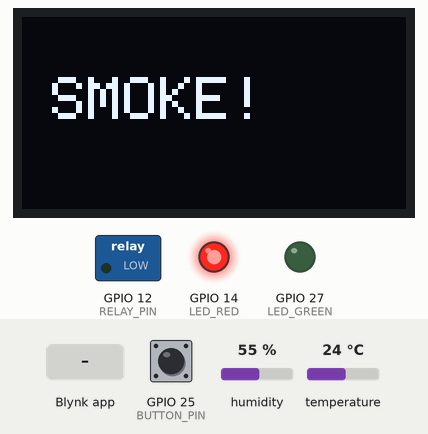
Bench run of a program on a simulated ESP32. Parts: 128×64 one-colour display, switched loads named in the program (green lamp = pin HIGH), output pins drawn as LEDs (lit = HIGH). The inputs (shaded band) are chosen by the test bench; at power-on: temperature 24 °C, GPIO 25 (BUTTON_PIN) HIGH, humidity 55 %. WiFi joins after 1.5 s; servers stay silent unless stated; random numbers use the default seed unless the program sets one; what the program prints to the serial monitor is not drawn.

Above: at 3.0 s.
3.1 s: temperature set to 29.5 °C
At 7.2 s:
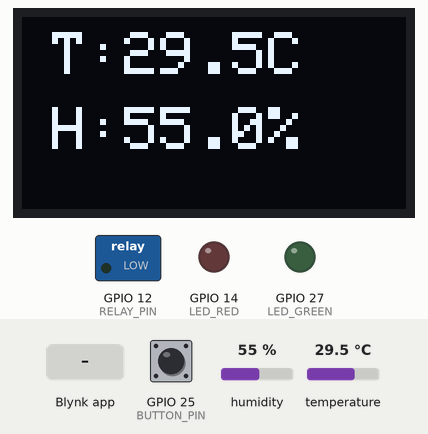
12.2 s: temperature set to 30.5 °C
At 14.5 s:
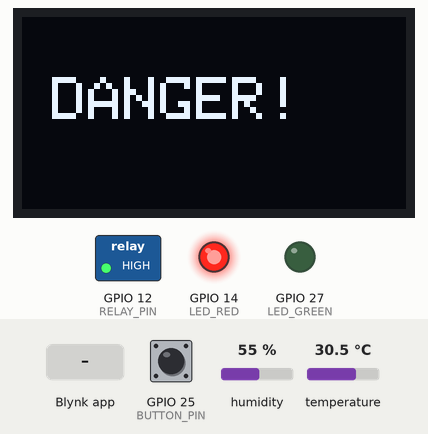
17.5 s: GPIO 25 (BUTTON_PIN) pulled LOW for 1 s
At 18.4 s:
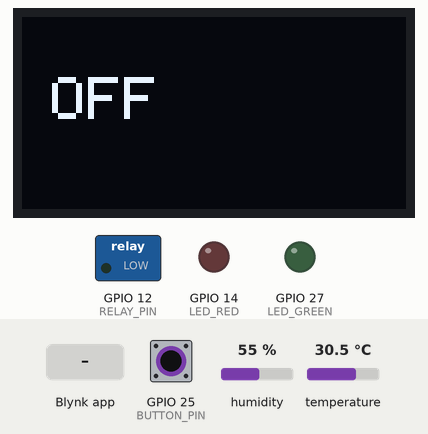
20.0 s: Blynk app writes 1 to V0
At 21.0 s:
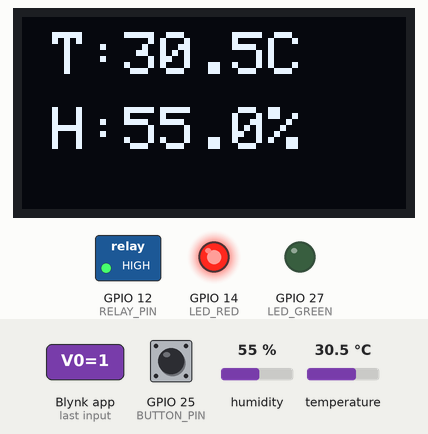
29.1 s: humidity set to 22 %
At 32.5 s:
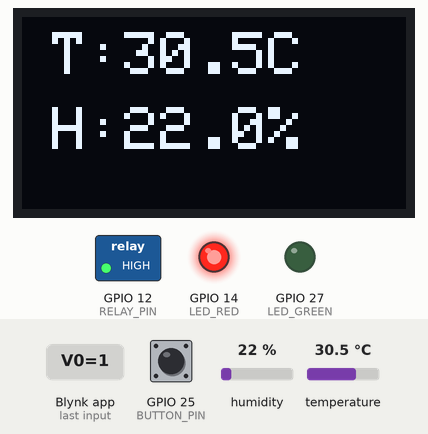
35.5 s: Blynk app writes 0 to V0
At 36.6 s:
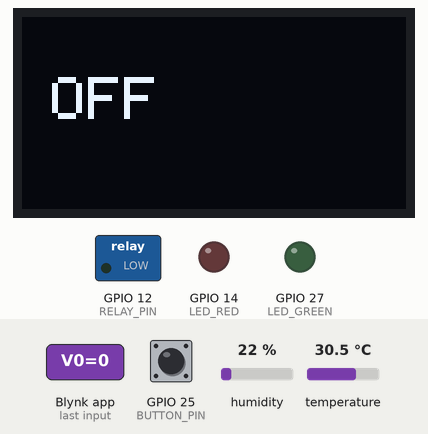
Timing chart, 0 to 38.0 s (numbered marks = the images above; inputs shaded):
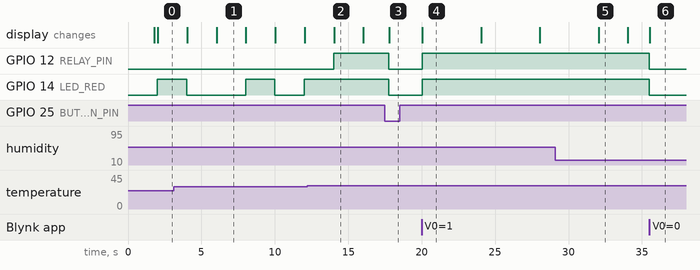

The program:

main.cpp
```cpp
#define BLYNK_TEMPLATE_ID "TMPL6SS1f0G7n"
#define BLYNK_TEMPLATE_NAME "tcd"
#define BLYNK_AUTH_TOKEN "u1Gt11heKkrE9p1mC7KyLJmxOVg4t9E6"

#include <Wire.h>
#include <Adafruit_GFX.h>
#include <Adafruit_SSD1306.h>
#include <DHT.h>
#include <WiFi.h>
#include <WiFiClient.h>
#include <BlynkSimpleEsp32.h>


// WiFi Credentials
char ssid[] = "Wokwi-GUEST";
char pass[] = "";

// OLED Display
#define SCREEN_WIDTH 128
#define SCREEN_HEIGHT 64
#define OLED_RESET -1
Adafruit_SSD1306 display(SCREEN_WIDTH, SCREEN_HEIGHT, &Wire, OLED_RESET);

// Cảm biến DHT22
#define DHTPIN 26
#define DHTTYPE DHT22
DHT dht(DHTPIN, DHTTYPE);

// Cảm biến khói
#define SMOKE_SENSOR_PIN 34
#define SMOKE_THRESHOLD 800
#define TEMP_THRESHOLD 30

// Relay
#define RELAY_PIN 12

// LED
#define LED_RED 14
#define LED_GREEN 27

// Button
#define BUTTON_PIN 25

bool systemOn = true;
bool lastButtonState = HIGH;
bool relayState = LOW; // Trạng thái relay
unsigned long lastDHTRead = 0;
unsigned long lastSmokeRead = 0;
unsigned long lastButtonCheck = 0;
const long DHT_INTERVAL = 2000;
const long SMOKE_INTERVAL = 1000;
const long BUTTON_DEBOUNCE = 300;

void checkButton(unsigned long currentMillis);
void readDHTSensor(unsigned long currentMillis);
void readSmokeSensor(unsigned long currentMillis, float temperature, float humidity);

void setup() {
    Serial.begin(115200);

    // Khởi động WiFi & Blynk
    WiFi.begin(ssid, pass);
    while (WiFi.status() != WL_CONNECTED) {
        delay(500);
        Serial.print(".");
    }
    Serial.println("\nWiFi connected!");
    Blynk.config(BLYNK_AUTH_TOKEN);
    Blynk.connect();

    pinMode(LED_RED, OUTPUT);
    pinMode(LED_GREEN, OUTPUT);
    pinMode(BUTTON_PIN, INPUT_PULLUP);
    pinMode(RELAY_PIN, OUTPUT);
    digitalWrite(RELAY_PIN, relayState);

    dht.begin();

    if (!display.begin(SSD1306_SWITCHCAPVCC, 0x3C)) {
        Serial.println("SSD1306 allocation failed");
        while (1);
    }
    display.clearDisplay();
    display.setTextSize(1);
    display.setTextColor(WHITE);
    display.display();
}

void loop() {
    unsigned long currentMillis = millis();
    checkButton(currentMillis);

    if (systemOn) {
        readDHTSensor(currentMillis);
    } else {
        digitalWrite(LED_RED, LOW);
        digitalWrite(RELAY_PIN, LOW);
        display.clearDisplay();
        display.setTextSize(2);
        display.setCursor(10, 20);
        display.println("OFF");
        display.display();
    }
    Blynk.run();
}

// Nút nhấn bật/tắt hệ thống
void checkButton(unsigned long currentMillis) {
    bool buttonState = digitalRead(BUTTON_PIN);

    if (currentMillis - lastButtonCheck >= BUTTON_DEBOUNCE) {
        lastButtonCheck = currentMillis;

        if (buttonState == LOW && lastButtonState == HIGH) {  // Phát hiện nhấn nút
            systemOn = !systemOn;  // Đảo trạng thái hệ thống

            relayState = systemOn ? HIGH : LOW;
            digitalWrite(RELAY_PIN, relayState);
            digitalWrite(LED_GREEN, systemOn);
            Blynk.virtualWrite(V0, relayState);

            Serial.printf("🔘 Button Pressed -> System: %s, Relay: %s\n",
                          systemOn ? "ON" : "OFF",
                          relayState ? "ON" : "OFF");
        }
        lastButtonState = buttonState;
    }
}

// Đọc cảm biến DHT22
// void readDHTSensor(unsigned long currentMillis) {
//     if (currentMillis - lastDHTRead >= DHT_INTERVAL) {
//         lastDHTRead = currentMillis;
//         float temperature = dht.readTemperature();
//         float humidity = dht.readHumidity();

//         if (!isnan(temperature) && !isnan(humidity)) {
//             Serial.printf("Temp: %.1f°C, Hum: %.1f%%\n", temperature, humidity);

//             Blynk.virtualWrite(V1, humidity);
//             Blynk.virtualWrite(V2, temperature);

//             readSmokeSensor(currentMillis, temperature, humidity);
//         } else {
//             Serial.println("⚠️ Error reading DHT sensor!");
//         }
//     }
// }

void readDHTSensor(unsigned long currentMillis) {
    if (currentMillis - lastDHTRead >= DHT_INTERVAL) {
        lastDHTRead = currentMillis;
        float temperature = dht.readTemperature();
        float humidity = dht.readHumidity();

        if (!isnan(temperature) && !isnan(humidity)) {
            static float lastTemp = 0, lastHum = 0;

            if (abs(temperature - lastTemp) >= 0.5) {  // Chỉ gửi khi thay đổi ≥ 0.5°C
                Blynk.virtualWrite(V2, temperature);
                lastTemp = temperature;
            }

            if (abs(humidity - lastHum) >= 2) {  // Chỉ gửi khi thay đổi ≥ 2%
                Blynk.virtualWrite(V1, humidity);
                lastHum = humidity;
            }

            readSmokeSensor(currentMillis, temperature, humidity);
        } else {
            Serial.println("⚠️ Lỗi đọc DHT22!");
        }
    }
}


// Đọc cảm biến khói
void readSmokeSensor(unsigned long currentMillis, float temperature, float humidity) {
    if (currentMillis - lastSmokeRead >= SMOKE_INTERVAL) {
        lastSmokeRead = currentMillis;
        int smokeValue = random(300, 1200);  // Giả lập khói trong phạm vi hợp lý

        Serial.printf("Smoke Level: %d\n", smokeValue);

        Blynk.virtualWrite(V3, smokeValue);

        display.clearDisplay();
        display.setTextSize(2);

        if (smokeValue > SMOKE_THRESHOLD && temperature > TEMP_THRESHOLD) {
            Serial.println("🚨 DANGER: Smoke and High Temperature!");
            digitalWrite(LED_RED, HIGH);
            digitalWrite(RELAY_PIN, HIGH);
            relayState = HIGH;
            Blynk.virtualWrite(V0, relayState);
            display.setCursor(10, 20);
            display.println("DANGER!");
        } else if (smokeValue > SMOKE_THRESHOLD) {
            Serial.println("⚠️ WARNING: Smoke Detected!");
            digitalWrite(LED_RED, HIGH);
            display.setCursor(10, 20);
            display.println("SMOKE!");
        } else {
            Serial.println("✅ Air is Clear.");
            digitalWrite(LED_RED, temperature > TEMP_THRESHOLD ? HIGH : LOW);
            display.setCursor(10, 5);
            display.printf("T:%.1fC", temperature);
            display.setCursor(10, 30);
            display.printf("H:%.1f%%", humidity);
        }
        display.display();
    }
}

// void readSmokeSensor(unsigned long currentMillis, float temperature, float humidity) {
//     if (currentMillis - lastSmokeRead >= SMOKE_INTERVAL) {
//         lastSmokeRead = currentMillis;
//         int smokeValue = analogRead(SMOKE_SENSOR_PIN);

//         static int lastSmoke = 0;
//         if (abs(smokeValue - lastSmoke) >= 50) {  // Chỉ gửi khi thay đổi ≥ 50
//             Blynk.virtualWrite(V3, smokeValue);
//             lastSmoke = smokeValue;
//         }
//     }
// }


// Điều khiển relay từ Blynk
BLYNK_WRITE(V0) {
    relayState = param.asInt();  // Lấy giá trị từ Blynk
    digitalWrite(RELAY_PIN, relayState);
    systemOn = relayState;  // Đồng bộ trạng thái hệ thống với Blynk

   // Serial.printf("🌐 Blynk -> Relay State: %s\n", relayState ? "ON" : "OFF");
}


// Đồng bộ trạng thái relay khi Blynk kết nối
BLYNK_CONNECTED() {
    Blynk.syncVirtual(V0);
}
```

Measured:
- the behaviour switches between 30 and 30.1 °C on temperature (found by bisection; images 1 and 2)
- after the input at 12.2 s, GPIO 12 (RELAY_PIN): LOW → HIGH after 1.8 s
- after the input at 17.5 s, GPIO 12 (RELAY_PIN), GPIO 14 (LED_RED): HIGH → LOW after 0.27 s; the display: changes after 0.30 s (image 3)
- after the input at 20.0 s, GPIO 12 (RELAY_PIN), GPIO 14 (LED_RED): LOW → HIGH at once; the display: changes after 0.05 s (image 4)
- after the input at 35.5 s, GPIO 12 (RELAY_PIN), GPIO 14 (LED_RED): HIGH → LOW at once; the display: changes at once (image 6)
- what the display in image 1 shows lasts 2.0 s, from 6.0 s to 8.0 s
- what the display in image 4 shows lasts 4.0 s, from 20.1 s to 24.1 s
